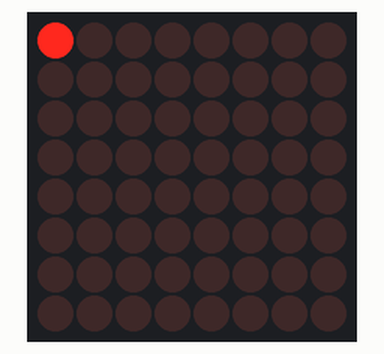
Bench run of a sketch on a simulated ESP8266 (NodeMCU). Shown: 8×8 LED matrix.

Above: at 0.1 s.
At 0.93 s:
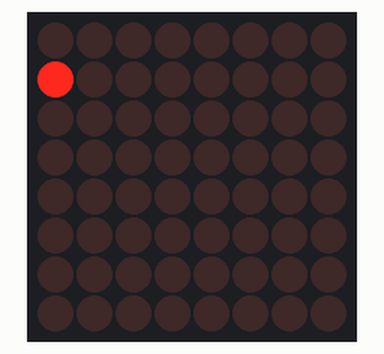
At 1.75 s:
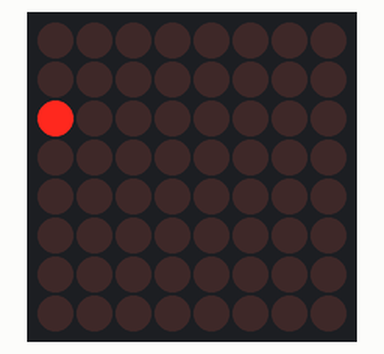
At 3.62 s:
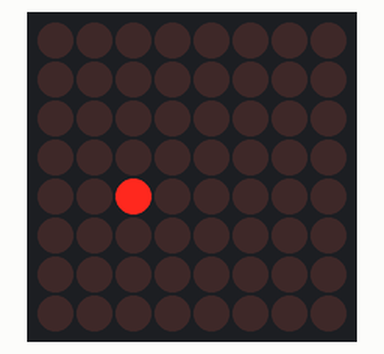
At 5.27 s:
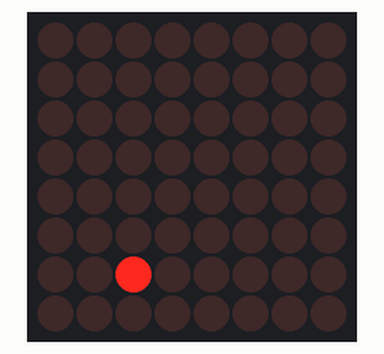
At 7.13 s:
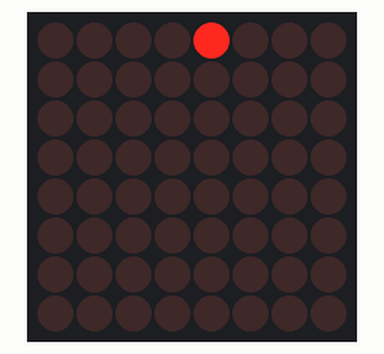

The sketch:

patrones.ino
```cpp
#include <ESP8266WiFi.h>
#include <Adafruit_GFX.h>
#include <Adafruit_LEDBackpack.h>

// Define los pines a usar para las filas y columnas de la matriz LED
const int FILA1 = D0;
const int FILA2 = D1;
const int FILA3 = D2;
const int FILA4 = D3;
const int FILA5 = D4;
const int FILA6 = D5;
const int FILA7 = D6;
const int FILA8 = D8;

const int COL1 = D8;
const int COL2 = D7;
const int COL3 = D2;
const int COL4 = A0;
const int COL5 = D3;
const int COL6 = D4;
const int COL7 = D5;
const int COL8 = D6;

// Crea un objeto de tipo Adafruit_8x8matrix
Adafruit_8x8matrix matrix = Adafruit_8x8matrix();

void setup() {
  // Configura los pines como salida
  pinMode(FILA1, OUTPUT);
  pinMode(FILA2, OUTPUT);
  pinMode(FILA3, OUTPUT);
  pinMode(FILA4, OUTPUT);
  pinMode(FILA5, OUTPUT);
  pinMode(FILA6, OUTPUT);
  pinMode(FILA7, OUTPUT);
  pinMode(FILA8, OUTPUT);
  pinMode(COL1, OUTPUT);
  pinMode(COL2, OUTPUT);
  pinMode(COL3, OUTPUT);
  pinMode(COL4, OUTPUT);
  pinMode(COL5, OUTPUT);
  pinMode(COL6, OUTPUT);
  pinMode(COL7, OUTPUT);
  pinMode(COL8, OUTPUT);

  // Inicializa la matriz LED
  matrix.begin(0x70); // dirección I2C de la matriz
  matrix.clear(); // limpia la matriz
}

void loop() {
  // Enciende LED por LED
  for (int fila = 0; fila < 8; fila++) {
    for (int columna = 0; columna < 8; columna++) {
      matrix.drawPixel(columna, fila, 1);
      matrix.writeDisplay();
      delay(100);
      matrix.drawPixel(columna, fila, 0);
      matrix.writeDisplay();
    }
  }
}
```

Measured:
- by itself, everything shown: repeats every 6.6 s, in 32 steps
